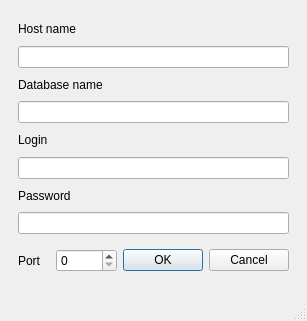
<?xml version="1.0" encoding="UTF-8"?>
<ui version="4.0">
 <class>MainWindow</class>
 <widget class="QMainWindow" name="MainWindow">
  <property name="geometry">
   <rect>
    <x>0</x>
    <y>0</y>
    <width>286</width>
    <height>321</height>
   </rect>
  </property>
  <property name="windowTitle">
   <string>MainWindow</string>
  </property>
  <widget class="QWidget" name="centralwidget">
   <layout class="QGridLayout" name="gridLayout">
    <item row="0" column="0">
     <widget class="QWidget" name="widget" native="true">
      <layout class="QVBoxLayout" name="verticalLayout">
       <item>
        <widget class="QLabel" name="l_host">
         <property name="text">
          <string>Host name</string>
         </property>
        </widget>
       </item>
       <item>
        <widget class="QLineEdit" name="lE_host"/>
       </item>
       <item>
        <widget class="QLabel" name="l_dbname">
         <property name="text">
          <string>Database name</string>
         </property>
        </widget>
       </item>
       <item>
        <widget class="QLineEdit" name="lE_dbname"/>
       </item>
       <item>
        <widget class="QLabel" name="l_login">
         <property name="text">
          <string>Login</string>
         </property>
        </widget>
       </item>
       <item>
        <widget class="QLineEdit" name="lE_login"/>
       </item>
       <item>
        <widget class="QLabel" name="label">
         <property name="text">
          <string>Password</string>
         </property>
        </widget>
       </item>
       <item>
        <widget class="QLineEdit" name="lineEdit"/>
       </item>
       <item>
        <widget class="QWidget" name="widget_2" native="true">
         <layout class="QHBoxLayout" name="horizontalLayout">
          <property name="leftMargin">
           <number>0</number>
          </property>
          <property name="rightMargin">
           <number>0</number>
          </property>
          <item>
           <widget class="QLabel" name="label_2">
            <property name="text">
             <string>Port   </string>
            </property>
           </widget>
          </item>
          <item>
           <widget class="QSpinBox" name="spinBox">
            <property name="maximum">
             <number>99999</number>
            </property>
           </widget>
          </item>
          <item>
           <widget class="QDialogButtonBox" name="buttonBox">
            <property name="standardButtons">
             <set>QDialogButtonBox::Cancel|QDialogButtonBox::Ok</set>
            </property>
           </widget>
          </item>
         </layout>
        </widget>
       </item>
      </layout>
     </widget>
    </item>
   </layout>
  </widget>
  <widget class="QMenuBar" name="menubar">
   <property name="geometry">
    <rect>
     <x>0</x>
     <y>0</y>
     <width>286</width>
     <height>22</height>
    </rect>
   </property>
  </widget>
  <widget class="QStatusBar" name="statusbar"/>
 </widget>
 <resources/>
 <connections>
  <connection>
   <sender>buttonBox</sender>
   <signal>clicked(QAbstractButton*)</signal>
   <receiver>buttonBox</receiver>
   <slot>close()</slot>
   <hints>
    <hint type="sourcelabel">
     <x>248</x>
     <y>272</y>
    </hint>
    <hint type="destinationlabel">
     <x>249</x>
     <y>272</y>
    </hint>
   </hints>
  </connection>
  <connection>
   <sender>buttonBox</sender>
   <signal>clicked(QAbstractButton*)</signal>
   <receiver>buttonBox</receiver>
   <slot>update()</slot>
   <hints>
    <hint type="sourcelabel">
     <x>156</x>
     <y>272</y>
    </hint>
    <hint type="destinationlabel">
     <x>163</x>
     <y>272</y>
    </hint>
   </hints>
  </connection>
 </connections>
</ui>
